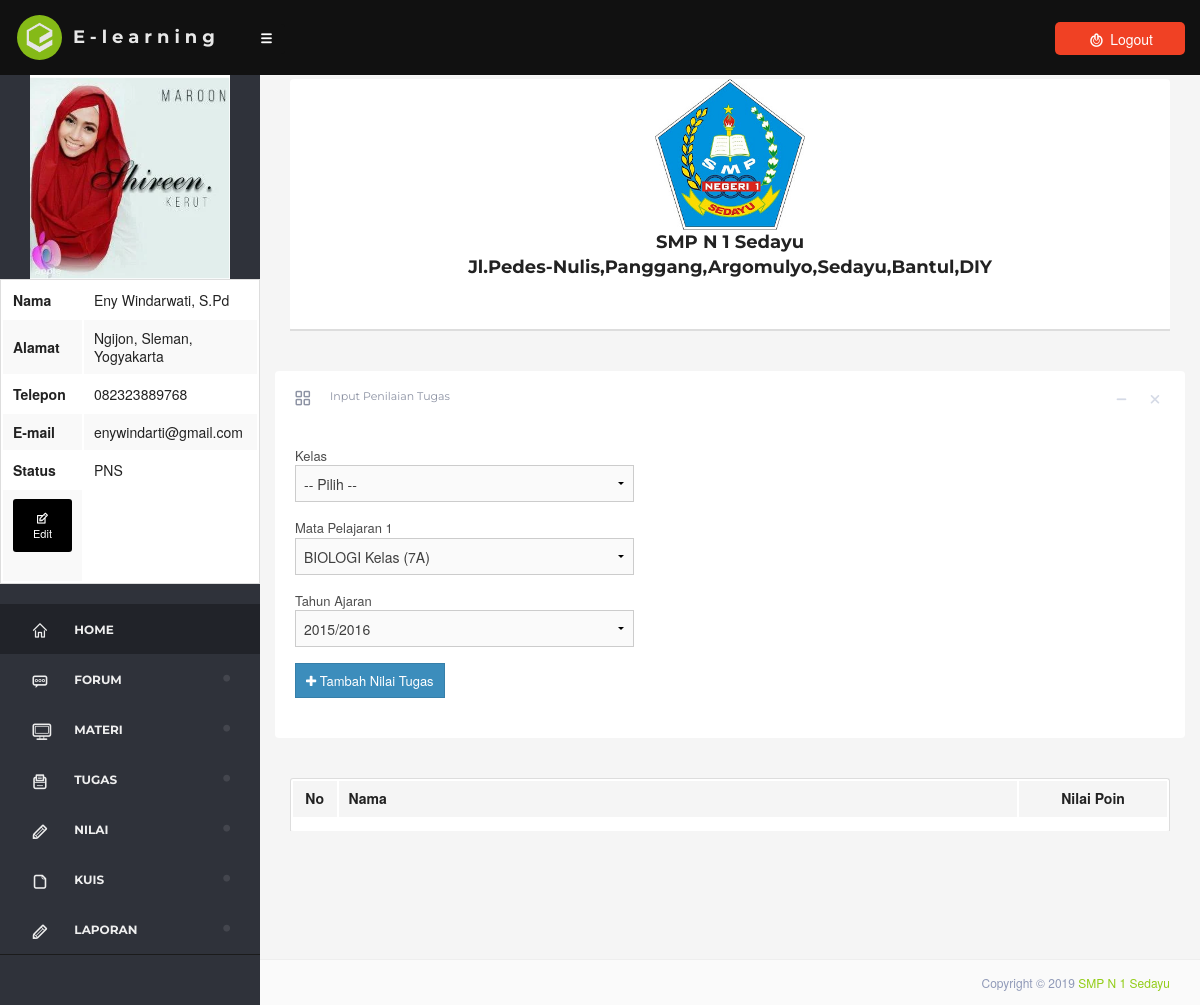
Page /dashboard/?nilai=nilai-tugas&&create=nilai-tugas (signed in) on the committed database.
### tables this page shows
CREATE TABLE `users` (
  `users_id` int(11) NOT NULL AUTO_INCREMENT,
  `users_noinduk` int(20) DEFAULT NULL,
  `users_nama` varchar(25) DEFAULT NULL,
  `users_username` varchar(25) DEFAULT NULL,
  `users_password` varchar(25) DEFAULT NULL,
  `users_level` varchar(5) DEFAULT NULL,
  `users_telp` varchar(13) DEFAULT NULL,
  `users_alamat` text,
  `users_email` varchar(30) DEFAULT NULL,
  `users_status` varchar(6) DEFAULT NULL,
  `users_foto` varchar(100) NOT NULL,
  `kelas_id` int(11) DEFAULT NULL,
  PRIMARY KEY (`users_id`),
  KEY `kelas_id` (`kelas_id`)
);

### dashboard/view/create_nilai_tugas.php (the view, shortened to what the rows shown need)
<div class="large-12 columns">
<div class="large-12 columns">
	<div class="box">
		<table class="box-header bg-transparent"  style="width:100%">
			<thead class="no-border">
				<tr>
					<th style="width: 5%;" class="text-center">No</th>
					<th >Nama</th>
					<th style="width: 17%;" class="text-center">Nilai Poin</th>
				</tr>
			</thead>
		</table>
	</div>
</div>

### dashboard/layout/header.php (shortened to what the rows shown need)
<!doctype html>
<html class="no-js" lang="en">
<head>
    <link rel="stylesheet" href="assets/css/foundation.css" />
    <link rel="stylesheet" href="assets/css/dashboard.css">
    <link rel="stylesheet" href="assets/css/style.css">
    <link rel="stylesheet" href="assets/css/dripicon.css">
    <link rel="stylesheet" href="assets/css/typicons.css" />
    <link rel="stylesheet" href="assets/css/font-awesome.css" />
    <link rel="stylesheet" href="assets/css/theme.css">
    <link href="assets/js/validate/validate.css" rel="stylesheet">
    <link href="assets/js/idealform/css/jquery.idealforms.css" rel="stylesheet">
    <link rel="stylesheet" type="text/css" href="assets/js/date-dropdown/jquery.datetimepicker.css" />
    <link href="assets/js/pace/themes/orange/pace-theme-flash.css" rel="stylesheet" />
    <link rel="stylesheet" href="assets/js/slicknav/slicknav.css" />
    <link rel="stylesheet" href="assets/js/dropZone/downloads/css/dropzone.css" />
    <link href="assets/css/table.css" rel="stylesheet" type="text/css" />
</head>
<body>
    <div class="off-canvas-wrap" data-offcanvas>
            <div id="skin-select">
                <div class="skin-part">
                    <div id="tree-wrap">
		 <?php
                $v_user = $_SESSION['id'];
                            $user      =   mysql_query("SELECT * FROM users WHERE users_id = '".$v_user."' ");
                            $row=mysql_fetch_array($user);
                ?>
                        <div class="side-bar">
                            <ul id="menu-showhide" class="topnav slicknav">
							 <?php
                                echo  "<center><img src='img/$row[users_foto]' width='200' height='100'></center>";
                            ?>
							  <table  class="" style="width:100%">
                    <tr>
                        <th width="30%">Nama</th>
                        <td>
                            <?php
                                echo $row['users_nama'];
                            ?>
                        </td>
                    </tr>
                    <tr>
                       <th>Alamat</th>
                    <td>
                            <?php
                                echo $row['users_alamat'];
                            ?>
                        </td>
                     </tr>
                     <tr>
                    <th>Telepon</th>
                    <td>
                            <?php
                                echo $row['users_telp'];
                            ?>
                        </td>
                    </tr>
                <tr>
                    <th>E-mail</th>
                    <td>
                            <?php
                                echo $row['users_email'];
                            ?>
                        </td>
                      </tr>
                      <TR>
                      <th>Status</th>
                        <td>
                            <?php
                                echo $row['users_status'];
                            ?>
                        </td>
                    <tr>
                       <td>
                       </td>
                    </tr>
                </div>
                        </div>
                    </div>
                </div>
            </div>

### rows in the picture
users: users_foto (picture), users_nama "Eny Windarwati, S.Pd", users_alamat "Ngijon, Sleman, Yogyakarta", users_telp "082323889768", users_email "enywindarti@gmail.com", users_status "PNS"

### other values in the picture
form field pelajaran "BIOLOGI Kelas (7A)"
form field tahun "2015/2016"
